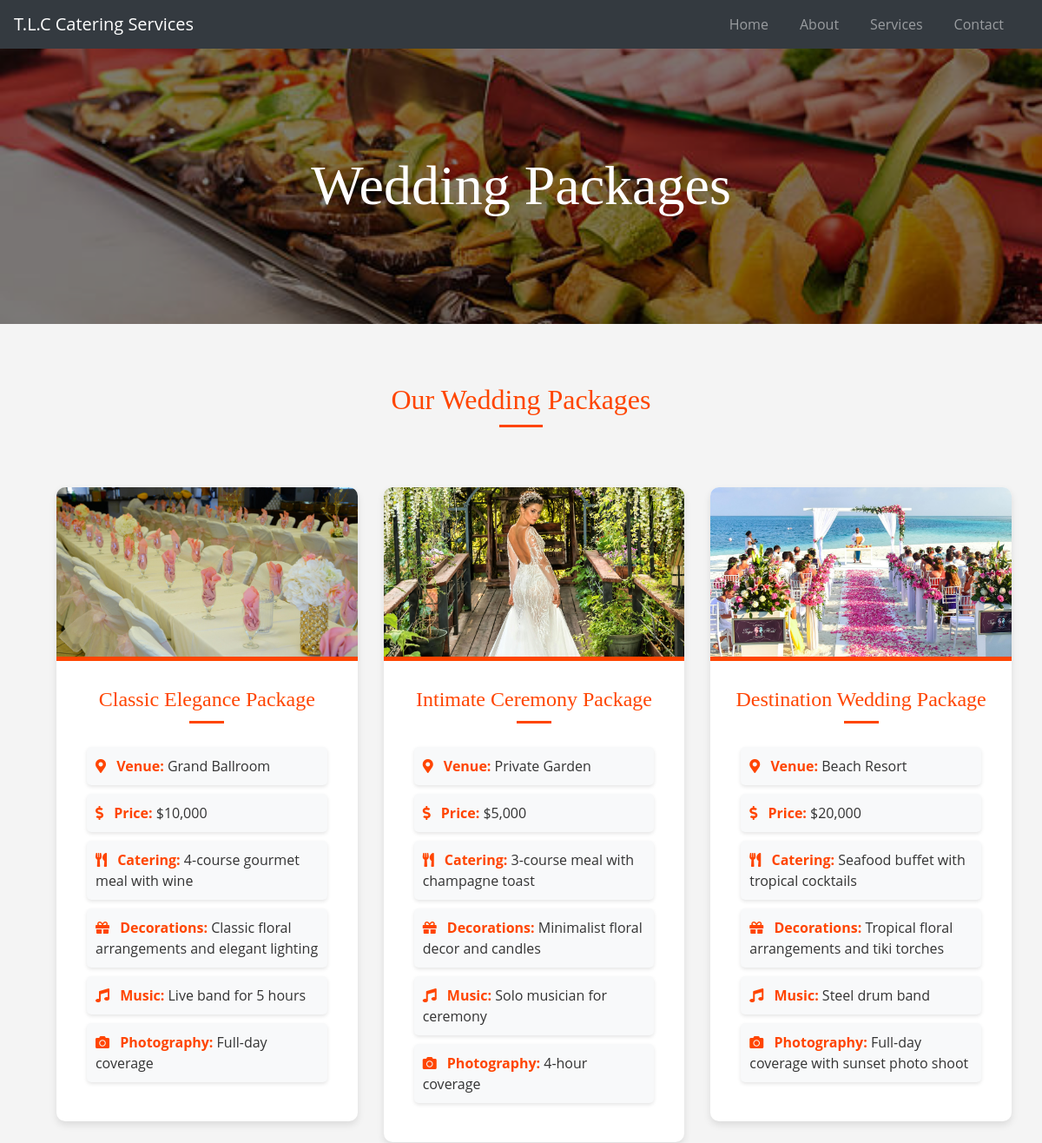
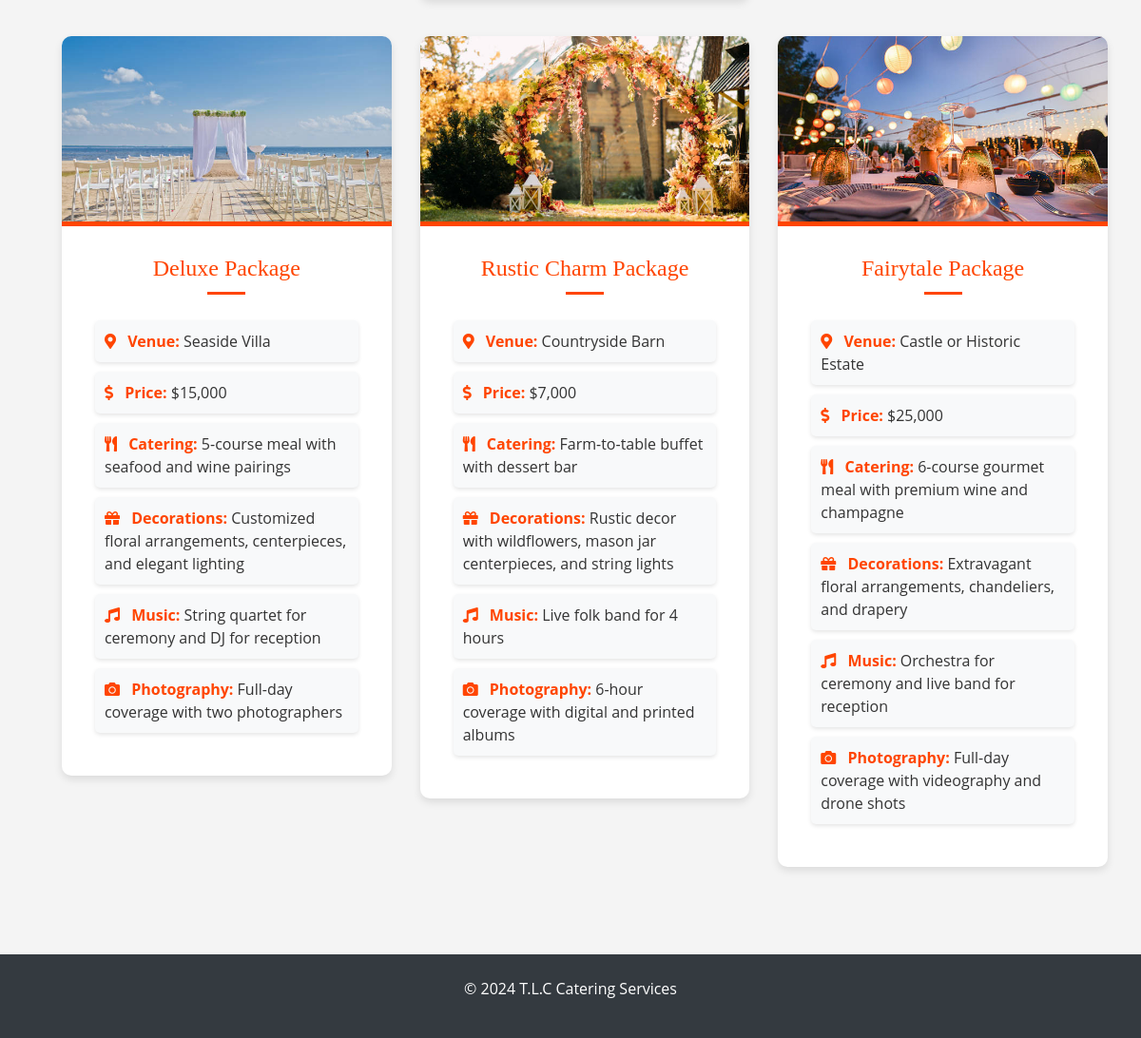
/wedding-packages, run on the app's committed database (2 pictures, top to bottom).
### tables this page shows
CREATE TABLE packages (
                packageID INTEGER PRIMARY KEY AUTOINCREMENT,
                name TEXT NOT NULL,
                description TEXT NOT NULL,
                type TEXT NOT NULL,
                image TEXT NOT NULL
            );

### app.py (the view)
@app.route('/wedding-packages')
def wedding_packages():
    conn = get_db_connection()
    packages = conn.execute('SELECT * FROM packages WHERE type = ?', ('wedding',)).fetchall()
    conn.close()
    return render_template('wedding_packages.html', packages=packages)

### app.py (called while the page is built)
def get_db_connection():
    conn = sqlite3.connect(DATABASE)
    conn.row_factory = sqlite3.Row
    return conn

def regex_findall(value, pattern):
    return re.findall(pattern, value)

### templates/wedding_packages.html (shortened to what this page needs)
<!DOCTYPE html>
<html lang="en">
<head>
    <link href="https://stackpath.bootstrapcdn.com/bootstrap/4.5.2/css/bootstrap.min.css" rel="stylesheet">
    <link rel="stylesheet" href="{{ url_for('static', filename='style2.css') }}">
    <link rel="stylesheet" href="https://cdnjs.cloudflare.com/ajax/libs/font-awesome/5.15.4/css/all.min.css">
</head>
<body>
    <nav class="navbar navbar-expand-lg navbar-dark bg-dark">
        <a class="navbar-brand" href="/">T.L.C Catering Services</a>
        <div class="collapse navbar-collapse" id="navbarNav">
            <ul class="navbar-nav ml-auto">
                <li class="nav-item">
                    <a class="nav-link" href="/">Home</a>
                </li>
                <li class="nav-item">
                    <a class="nav-link" href="/about">About</a>
                </li>
                <li class="nav-item">
                    <a class="nav-link" href="/#services">Services</a>
                </li>
                <li class="nav-item">
                    {% if current_user.is_authenticated %}
                        <a class="nav-link" href="#" data-toggle="modal" data-target="#contactModal">Contact</a>
                    {% else %}
                        <a class="nav-link" href="#" onclick="showLoginMessage()">Contact</a>
                    {% endif %}
                </li>
            </ul>
        </div>
    </nav>
    <header class="hero-image">
        <div class="container text-center text-white">
            <h1>Wedding Packages</h1>
        </div>
    </header>
    <section id="wedding-packages" class="py-5">
        <div class="container">
            <h2 class="text-center mb-4">Our Wedding Packages</h2>
            <div class="row">
                {% for package in packages %}
                <div class="col-md-4">
                    <div class="card mb-4">
                        <img src="{{ url_for('static', filename='images/' ~ package['image']) }}" class="card-img-top" alt="{{ package['name'] }}">
                        <div class="card-body">
                            <h3 class="card-title">{{ package['name'] }}</h3>
                            <div class="package-details">
                                <div class="package-detail"><i class="fas fa-map-marker-alt"></i> <b>Venue:</b> {{ package['description'] | safe | regex_findall('<li><b>Venue:</b> (.*?)</li>') | first }}</div>
                                <div class="package-detail"><i class="fas fa-dollar-sign"></i> <b>Price:</b> {{ package['description'] | safe | regex_findall('<li><b>Price:</b> (.*?)</li>') | first }}</div>
                                <div class="package-detail"><i class="fas fa-utensils"></i> <b>Catering:</b> {{ package['description'] | safe | regex_findall('<li><b>Catering:</b> (.*?)</li>') | first }}</div>
                                <div class="package-detail"><i class="fas fa-gift"></i> <b>Decorations:</b> {{ package['description'] | safe | regex_findall('<li><b>Decorations:</b> (.*?)</li>') | first }}</div>
                                <div class="package-detail"><i class="fas fa-music"></i> <b>Music:</b> {{ package['description'] | safe | regex_findall('<li><b>Music:</b> (.*?)</li>') | first }}</div>
                                <div class="package-detail"><i class="fas fa-camera"></i> <b>Photography:</b> {{ package['description'] | safe | regex_findall('<li><b>Photography:</b> (.*?)</li>') | first }}</div>
                            </div>
                        </div>
                    </div>
                </div>
                {% endfor %}
            </div>
        </div>
    </section>
    <footer class="bg-dark text-white text-center py-4">
        <p>&copy; 2024 T.L.C Catering Services</p>
    </footer>
</body>
</html>

### static/style2.css (style rules this page uses)
body { font-family: 'Open Sans', sans-serif; background-color: #f4f4f4; color: #333; margin: 0; padding: 0; overflow-x: hidden; }
header { position: relative; background: url("/static/images/header-background.jpg") no-repeat center center; background-size: cover; color: white; padding: 100px 0; text-align: center; overflow: hidden; }
header::before { content: ''; position: absolute; top: 0; left: 0; right: 0; bottom: 0; background: rgba(0, 0, 0, 0.5); z-index: 1; animation: slideIn 1s ease-in-out; }
header h1 { margin: 0; font-size: 3.5em; font-family: 'Lobster', cursive; z-index: 2; position: relative; animation: fadeIn 2s ease-in-out; }
nav ul { list-style: none; padding: 0; margin: 0; text-align: center; }
nav ul li { display: inline; margin-right: 20px; }
nav ul li a { text-decoration: none; color: #fff; padding: 10px 20px; border-radius: 25px; transition: background-color 0.3s ease; }
section { padding: 50px 20px; }
h2 { text-align: center; margin-bottom: 20px; font-family: 'Lobster', cursive; color: #ff4500; position: relative; }
h2::after { content: ''; display: block; width: 50px; height: 3px; background: #ff4500; margin: 10px auto 0; }
footer { background-color: #333; color: #fff; padding: 20px; text-align: center; }
.hero-image { background: url("/static/images/hero.jpg") no-repeat center center; background-size: cover; color: white; padding: 100px 0; position: relative; overflow: hidden; }
.hero-image::before { content: ''; position: absolute; top: 0; left: 0; right: 0; bottom: 0; background: rgba(0, 0, 0, 0.5); z-index: 1; animation: slideIn 1s ease-in-out; }
.hero-image h1 { font-size: 4rem; font-family: 'Lobster', cursive; color: white; position: relative; z-index: 2; text-align: center; animation: fadeIn 2s ease-in-out; }
.card { display: flex; flex-direction: column; justify-content: space-between; border: none; background-color: #ffffff; box-shadow: 0 4px 8px rgba(0, 0, 0, 0.1); transition: transform 0.3s ease, box-shadow 0.3s ease; border-radius: 10px; overflow: hidden; width: 100%; max-width: 350px; margin: 15px; }
.card-title { font-family: 'Lobster', cursive; color: #ff4500; font-size: 1.5em; text-align: center; position: relative; margin-top: 10px; }
.card-title::after { content: ''; display: block; width: 40px; height: 3px; background: #ff4500; margin: 10px auto 0; }
.card-img-top { height: 200px; object-fit: cover; border-bottom: 5px solid #ff4500; transition: filter 0.3s ease; }
.package-details { padding: 15px; flex-grow: 1; }
.package-details .package-detail { margin-bottom: 10px; padding: 10px; background-color: #f8f9fa; border-radius: 5px; box-shadow: 0 2px 4px rgba(0, 0, 0, 0.1); position: relative; animation: floatIn 1s ease; }
.package-details .package-detail i { margin-right: 8px; color: #ff4500; }
.package-details .package-detail b { color: #ff4500; }
.container { display: flex; flex-wrap: wrap; justify-content: center; gap: 30px; padding: 20px; }

### data on the page
packages: image (picture), name "Classic Elegance Package", description|regex_findall "Grand Ballroom", description|regex_findall "$10,000", description|regex_findall "4-course gourmet meal with wine", description|regex_findall "Classic floral arrangements and elegant lighting", description|regex_findall "Live band for 5 hours", description|regex_findall "Full-day coverage"
packages: image (picture), name "Intimate Ceremony Package", description|regex_findall "Private Garden", description|regex_findall "$5,000", description|regex_findall "3-course meal with champagne toast", description|regex_findall "Minimalist floral decor and candles", description|regex_findall "Solo musician for ceremony", description|regex_findall "4-hour coverage"
packages: image (picture), name "Destination Wedding Package", description|regex_findall "Beach Resort", description|regex_findall "$20,000", description|regex_findall "Seafood buffet with tropical cocktails", description|regex_findall "Tropical floral arrangements and tiki torches", description|regex_findall "Steel drum band", description|regex_findall "Full-day coverage with sunset photo shoot"
packages: image (picture), name "Deluxe Package", description|regex_findall "Seaside Villa", description|regex_findall "$15,000", description|regex_findall "5-course meal with seafood and wine pairings", description|regex_findall "Customized floral arrangements, centerpieces, and elegant lighting", description|regex_findall "String quartet for ceremony and DJ for reception", description|regex_findall "Full-day coverage with two photographers"
packages: image (picture), name "Rustic Charm Package", description|regex_findall "Countryside Barn", description|regex_findall "$7,000", description|regex_findall "Farm-to-table buffet with dessert bar", description|regex_findall "Rustic decor with wildflowers, mason jar centerpieces, and string lights", description|regex_findall "Live folk band for 4 hours", description|regex_findall "6-hour coverage with digital and printed albums"
packages: image (picture), name "Fairytale Package", description|regex_findall "Castle or Historic Estate", description|regex_findall "$25,000", description|regex_findall "6-course gourmet meal with premium wine and champagne", description|regex_findall "Extravagant floral arrangements, chandeliers, and drapery", description|regex_findall "Orchestra for ceremony and live band for reception", description|regex_findall "Full-day coverage with videography and drone shots"
